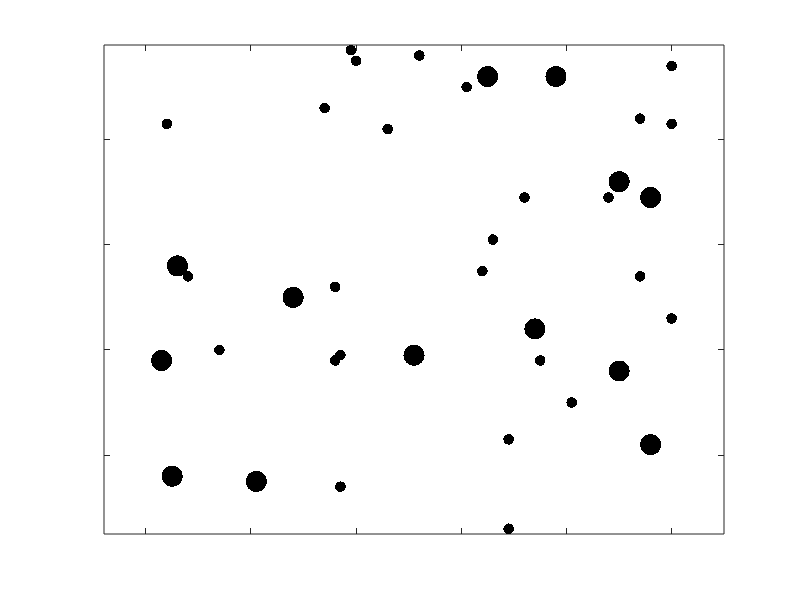

This chart was generated by the following MATLAB code:
maxAxis = 100;
maxRadius = 2;
nCircles = 40;
% Random centers
xLoc = randi(maxAxis,nCircles);
yLoc = randi(maxAxis,nCircles);
% Random radii
radius = randi(maxRadius,nCircles);
% Transform the data into position = [left bottom width height]
pos = [xLoc(:)-radius(:) yLoc(:)-radius(:) 2*radius(:)*[1 1]];
% Create and format the axes
ha = axes;
hold on;
axis equal;
box on;
set(ha,'XTickLabel',[],'YTickLabel',[]);
% Create the circles
for idx = 1:nCircles
    rectangle(...
        'Position',pos(idx,:),...
        'Curvature',[1 1],...
        'FaceColor','k',...
        'EdgeColor','none');
end